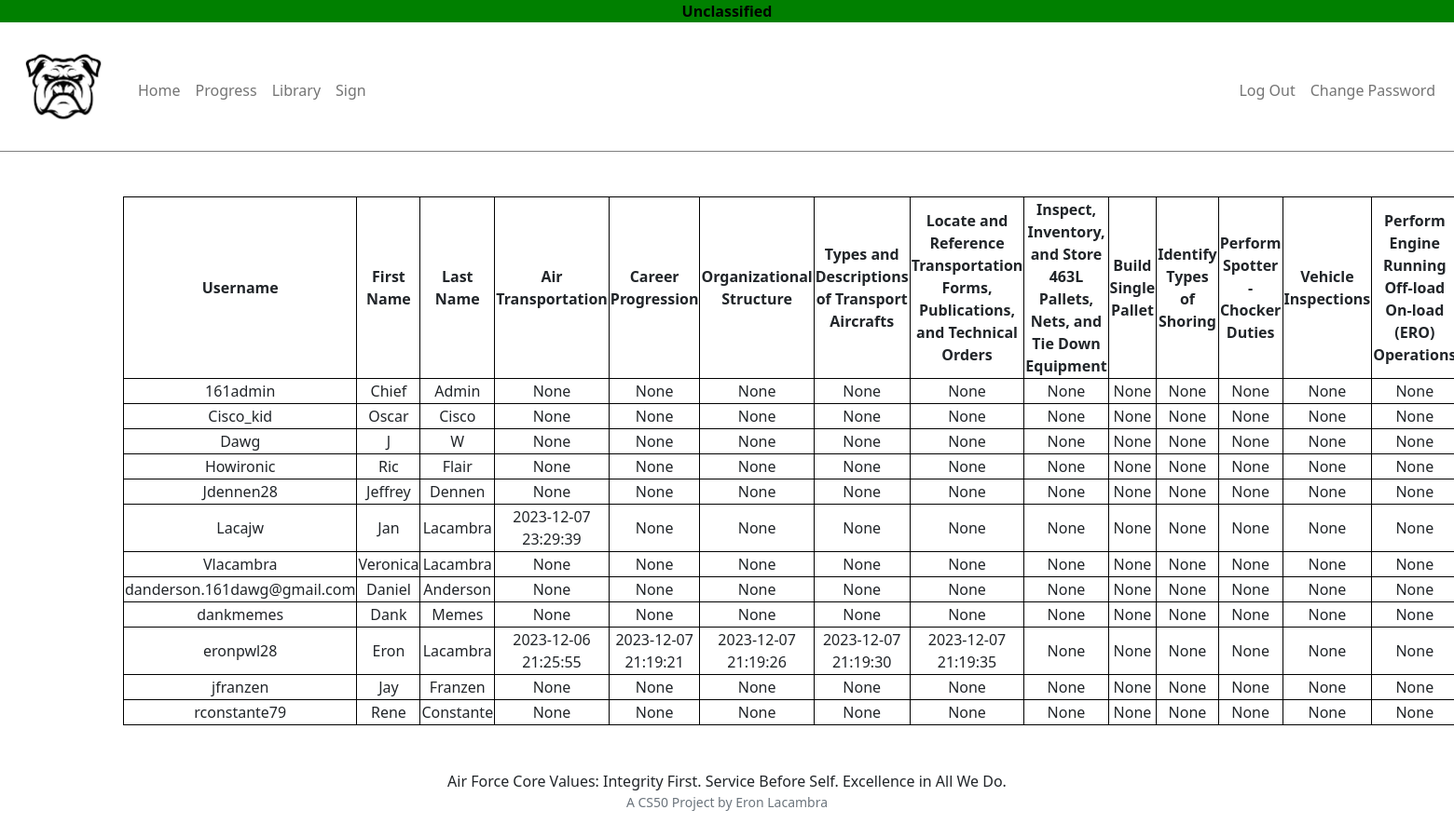
The app's page /dashboard (signed in) with its own data.
### tables this page shows
CREATE TABLE 'users' ('id' INTEGER PRIMARY KEY AUTOINCREMENT NOT NULL, 'username' TEXT NOT NULL, 'hash' TEXT NOT NULL, 'progress' NUMERIC NOT NULL DEFAULT 00.00, 'first_name' TEXT NOT NULL, 'last_name' TEXT NOT NULL);

### app.py (the view)
@app.route("/dashboard")
@login_required
def dashboard():
    rows = db.execute("""SELECT
    users.username,
    users.first_name,
    users.last_name,
    MAX(CASE WHEN completed.description = 'Air Transportation' THEN completed.timestamp END) AS task_1_timestamp,
    MAX(CASE WHEN completed.description = 'Career Progression' THEN completed.timestamp END) AS task_1_1_timestamp,
    MAX(CASE WHEN completed.description = 'Organizational Structure' THEN completed.timestamp END) AS task_1_2_timestamp,
    MAX(CASE WHEN completed.description = 'Types and Descriptions of Transport Aircrafts' THEN completed.timestamp END) AS task_1_3_timestamp,
    MAX(CASE WHEN completed.description = 'Locate and Reference Transportation Forms, Publications, and Technical Orders' THEN completed.timestamp END) AS task_1_4_timestamp,
    MAX(CASE WHEN completed.description = 'Inspect, Inventory, and Store 463L Pallets, Nets, and Tie Down Equipment' THEN completed.timestamp END) AS task_1_5_timestamp,
    MAX(CASE WHEN completed.description = 'Build Single Pallet' THEN completed.timestamp END) AS task_1_6_timestamp,
    MAX(CASE WHEN completed.description = 'Identify Types of Shoring' THEN completed.timestamp END) AS task_1_7_timestamp,
    MAX(CASE WHEN completed.description = 'Perform Spotter - Chocker Duties' THEN completed.timestamp END) AS task_1_8_timestamp,
    MAX(CASE WHEN completed.description = 'Vehicle Inspections' THEN completed.timestamp END) AS task_1_9_timestamp,
    MAX(CASE WHEN completed.description = 'Perform Engine Running Off-load On-load (ERO) Operations' THEN completed.timestamp END) AS task_1_10_timestamp,
    MAX(CASE WHEN completed.description = 'Air Transportation Information Systems' THEN completed.timestamp END) AS task_1_11_timestamp,
    MAX(CASE WHEN completed.description = 'Compliance-Evaluation Fundamentals' THEN completed.timestamp END) AS task_1_12_timestamp
FROM
    users
LEFT JOIN
    completed ON users.id = completed.user_id
GROUP BY
    users.username, users.first_name, users.last_name""")
    return render_template("dashboard.html", rows=rows)

### app.py (called while the page is built)
@app.after_request
def after_request(response):
    response.headers["Cache-Control"] = "no-cache, no-store, must-revalidate"
    response.headers["Expires"] = 0
    response.headers["Pragma"] = "no-cache"
    return response

### helpers.py (called while the page is built)
def login_required(f):
    @wraps(f)
    def decorated_function(*args, **kwargs):
        if session.get("user_id") is None:
            return redirect("/login")
        return f(*args, **kwargs)
    return decorated_function

### templates/dashboard.html (shortened to what this page needs)
{% extends "layout.html" %}
{% block main %}
<table class="tablestriped">
    <tr>
        <th>Username</th>
        <th>First Name</th>
        <th>Last Name</th>
        <th>Air Transportation</th>
        <th>Career Progression</th>
        <th>Organizational Structure</th>
        <th>Types and Descriptions of Transport Aircrafts</th>
        <th>Locate and Reference Transportation Forms, Publications, and Technical Orders</th>
        <th>Inspect, Inventory, and Store 463L Pallets, Nets, and Tie Down Equipment</th>
        <th>Build Single Pallet</th>
        <th>Identify Types of Shoring</th>
        <th>Perform Spotter - Chocker Duties</th>
        <th>Vehicle Inspections</th>
        <th>Perform Engine Running Off-load On-load (ERO) Operations</th>
    </tr>
    {% if rows %}
        {% for row in rows %}
        <tr>
            <td>{{ row.username }}</td>
            <td>{{ row.first_name }}</td>
            <td>{{ row.last_name }}</td>
            <td>{{ row.task_1_timestamp }}</td>
            <td>{{ row.task_1_1_timestamp }}</td>
            <td>{{ row.task_1_2_timestamp }}</td>
            <td>{{ row.task_1_3_timestamp }}</td>
            <td>{{ row.task_1_4_timestamp }}</td>
            <td>{{ row.task_1_5_timestamp }}</td>
            <td>{{ row.task_1_6_timestamp }}</td>
            <td>{{ row.task_1_7_timestamp }}</td>
            <td>{{ row.task_1_8_timestamp }}</td>
            <td>{{ row.task_1_9_timestamp }}</td>
            <td>{{ row.task_1_10_timestamp }}</td>
            <td>{{ row.task_1_12_timestamp }}</tr>
        {% endfor %}
    {% else %}
        <tr>
            <td colspan="2">No data available</td>
        </tr>
    {% endif %}
</table>
{% endblock %}

### templates/layout.html (shortened to what this page needs)
<!DOCTYPE html>
<html lang="en">
    <head>
        <link href="https://cdn.jsdelivr.net/npm/bootstrap@5.2.3/dist/css/bootstrap.min.css" rel="stylesheet">
        <link href="/static/styles.css" rel="stylesheet">
    </head>
    <body>
        <div class="banner">Unclassified</div>
        <nav class="navbar navbar-expand-lg" style="border-bottom: 1px solid grey">
            <div class="container-fluid">
                <a class="navbar-brand" href="/"><span><img src="{{ url_for('static', filename='portdawg.png') }}" alt="Dog Trainer" width="112" height="112"></span></a>
                <div class="navbar-collapse collapse show" id="navbarNavAltMarkup">
                    {% if session["user_id"] == 3 %}
                        <ul class="navbar-nav me-auto mt-2">
                            <li class="nav-item"><a class="nav-link" href="/dashboard">Admin Dashboard</a></li>
                            <li class="nav-item"><a class="nav-link" href="/logout">Log Out</a></li>
                            <li class="nav-item"><a class="nav-link" href=/changepassword>Change Password</a></li>
                        </ul>
                    {% elif session["user_id"] %}
                        <ul class="navbar-nav me-auto mt-2">
                            <li class="nav-item"><a class="nav-link" href="/">Home</a></li>
                            <li class="nav-item"><a class="nav-link" href="/progress">Progress</a></li>
                            <li class="nav-item"><a class="nav-link" href="/library">Library</a></li>
                            <li class="nav-item"><a class="nav-link" href="/sign">Sign</a></li>
                        </ul>
                        <ul class="navbar-nav ms-auto mt-2">
                            <li class="nav-item"><a class="nav-link" href="/logout">Log Out</a></li>
                            <li class="nav-item"><a class="nav-link" href=/changepassword>Change Password</a></li>
                        </ul>
                    {% else %}
                    <a href="/" style="text-decoration: none; color: black"><span style="font-size: 20px">Dawg Trainer</span></a>
                        <ul class="navbar-nav ms-auto mt-2">
                            <li class="nav-item"><a class="nav-link" href="/register">Register</a></li>
                            <li class="nav-item"><a class="nav-link" href="/login">Log In</a></li>
                        </ul>
                    {% endif %}
                </div>
            </div>
        </nav>
        <main class="container py-5 text-center">
            {% block main %}{% endblock %}
        </main>
        <footer class="text-center">
            Air Force Core Values: Integrity First. Service Before Self. Excellence in All We Do.
        </footer>
        <footer class="mb-5 small text-center text-muted">
            A CS50 Project by Eron Lacambra
        </footer>
    </body>
</html>

### static/styles.css (style rules this page uses)
.banner { background-color: green; color: black; font-weight: bold; text-align: center; }
table, th, td { border: 1px solid black; }
.tablestriped { margin-left: auto; margin-right: auto; width: 70%; }

### records on screen
users: username "161admin", first_name "Chief", last_name "Admin", task_1_timestamp "None", task_1_1_timestamp "None", task_1_2_timestamp "None", task_1_3_timestamp "None", task_1_4_timestamp "None", task_1_5_timestamp "None", task_1_6_timestamp "None", task_1_7_timestamp "None", task_1_8_timestamp "None", task_1_9_timestamp "None", task_1_10_timestamp "None"
users: username "Cisco_kid", first_name "Oscar", last_name "Cisco", task_1_timestamp "None", task_1_1_timestamp "None", task_1_2_timestamp "None", task_1_3_timestamp "None", task_1_4_timestamp "None", task_1_5_timestamp "None", task_1_6_timestamp "None", task_1_7_timestamp "None", task_1_8_timestamp "None", task_1_9_timestamp "None", task_1_10_timestamp "None"
users: username "Dawg", first_name "J", last_name "W", task_1_timestamp "None", task_1_1_timestamp "None", task_1_2_timestamp "None", task_1_3_timestamp "None", task_1_4_timestamp "None", task_1_5_timestamp "None", task_1_6_timestamp "None", task_1_7_timestamp "None", task_1_8_timestamp "None", task_1_9_timestamp "None", task_1_10_timestamp "None"
users: username "Howironic", first_name "Ric", last_name "Flair", task_1_timestamp "None", task_1_1_timestamp "None", task_1_2_timestamp "None", task_1_3_timestamp "None", task_1_4_timestamp "None", task_1_5_timestamp "None", task_1_6_timestamp "None", task_1_7_timestamp "None", task_1_8_timestamp "None", task_1_9_timestamp "None", task_1_10_timestamp "None"
users: username "Jdennen28", first_name "Jeffrey", last_name "Dennen", task_1_timestamp "None", task_1_1_timestamp "None", task_1_2_timestamp "None", task_1_3_timestamp "None", task_1_4_timestamp "None", task_1_5_timestamp "None", task_1_6_timestamp "None", task_1_7_timestamp "None", task_1_8_timestamp "None", task_1_9_timestamp "None", task_1_10_timestamp "None"
users: username "Lacajw", first_name "Jan", last_name "Lacambra", task_1_timestamp "2023-12-07 23:29:39", task_1_1_timestamp "None", task_1_2_timestamp "None", task_1_3_timestamp "None", task_1_4_timestamp "None", task_1_5_timestamp "None", task_1_6_timestamp "None", task_1_7_timestamp "None", task_1_8_timestamp "None", task_1_9_timestamp "None", task_1_10_timestamp "None"
users: username "Vlacambra", first_name "Veronica", last_name "Lacambra", task_1_timestamp "None", task_1_1_timestamp "None", task_1_2_timestamp "None", task_1_3_timestamp "None", task_1_4_timestamp "None", task_1_5_timestamp "None", task_1_6_timestamp "None", task_1_7_timestamp "None", task_1_8_timestamp "None", task_1_9_timestamp "None", task_1_10_timestamp "None"
users: username "danderson.161dawg@gmail.com", first_name "Daniel", last_name "Anderson", task_1_timestamp "None", task_1_1_timestamp "None", task_1_2_timestamp "None", task_1_3_timestamp "None", task_1_4_timestamp "None", task_1_5_timestamp "None", task_1_6_timestamp "None", task_1_7_timestamp "None", task_1_8_timestamp "None", task_1_9_timestamp "None", task_1_10_timestamp "None"
users: username "dankmemes", first_name "Dank", last_name "Memes", task_1_timestamp "None", task_1_1_timestamp "None", task_1_2_timestamp "None", task_1_3_timestamp "None", task_1_4_timestamp "None", task_1_5_timestamp "None", task_1_6_timestamp "None", task_1_7_timestamp "None", task_1_8_timestamp "None", task_1_9_timestamp "None", task_1_10_timestamp "None"
users: username "eronpwl28", first_name "Eron", last_name "Lacambra", task_1_timestamp "2023-12-06 21:25:55", task_1_1_timestamp "2023-12-07 21:19:21", task_1_2_timestamp "2023-12-07 21:19:26", task_1_3_timestamp "2023-12-07 21:19:30", task_1_4_timestamp "2023-12-07 21:19:35", task_1_5_timestamp "None", task_1_6_timestamp "None", task_1_7_timestamp "None", task_1_8_timestamp "None", task_1_9_timestamp "None", task_1_10_timestamp "None"
users: username "jfranzen", first_name "Jay", last_name "Franzen", task_1_timestamp "None", task_1_1_timestamp "None", task_1_2_timestamp "None", task_1_3_timestamp "None", task_1_4_timestamp "None", task_1_5_timestamp "None", task_1_6_timestamp "None", task_1_7_timestamp "None", task_1_8_timestamp "None", task_1_9_timestamp "None", task_1_10_timestamp "None"
users: username "rconstante79", first_name "Rene", last_name "Constante", task_1_timestamp "None", task_1_1_timestamp "None", task_1_2_timestamp "None", task_1_3_timestamp "None", task_1_4_timestamp "None", task_1_5_timestamp "None", task_1_6_timestamp "None", task_1_7_timestamp "None", task_1_8_timestamp "None", task_1_9_timestamp "None", task_1_10_timestamp "None"
